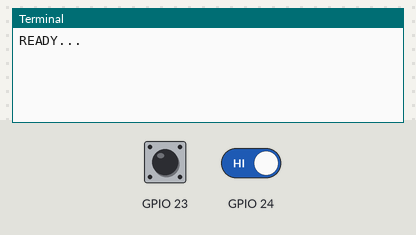
The program below on a simulated Raspberry Pi (BCM pin numbers). Parts: the last lines printed to the terminal. The test bench sets the inputs (shaded band); at power-on: GPIO 23 LOW, GPIO 24 HIGH.

Above: at 1.2 s.
1.3 s: GPIO 23 pulled HIGH for 0.15 s
At 2.4 s:
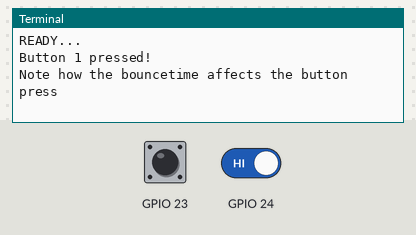
2.9 s: GPIO 23 driven HIGH and GPIO 24 driven LOW
At 3.7 s:
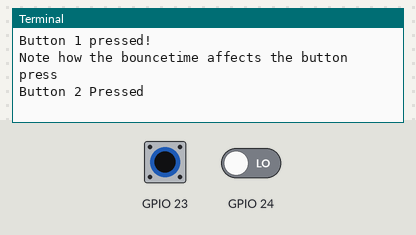

The program:

myInputSketch.py
```python
import RPi.GPIO as GPIO
from sys import exit

#set up GPIO using BCM numbering
GPIO.setmode(GPIO.BCM)

#setup GPIO using Board numbering
#GPIO.setmode(GPIO.BOARD)


GPIO.setup(23, GPIO.IN, pull_up_down = GPIO.PUD_DOWN)
GPIO.setup(24, GPIO.IN, pull_up_down = GPIO.PUD_UP)

def printFunction(channel):
    print("Button 1 pressed!")
    print("Note how the bouncetime affects the button press")

GPIO.add_event_detect(23, GPIO.RISING, callback=printFunction, bouncetime=300)

print("READY...")

while True:
    try:
        GPIO.wait_for_edge(24, GPIO.FALLING)
        print("Button 2 Pressed")
        GPIO.wait_for_edge(24, GPIO.RISING)
        print("Button 2 Released")
        GPIO.cleanup()
    except KeyboardInterrupt:
        exit()


## Remove Event
# GPIO.remove_event_detect(23)

## https://makezine.com/projects/tutorial-raspberry-pi-gpio-pins-and-python/
```

Measured:
- after the input at 1.3 s, the terminal: prints a new line at once (image 1)
- after the input at 2.9 s, the terminal: prints a new line at once (image 2)
